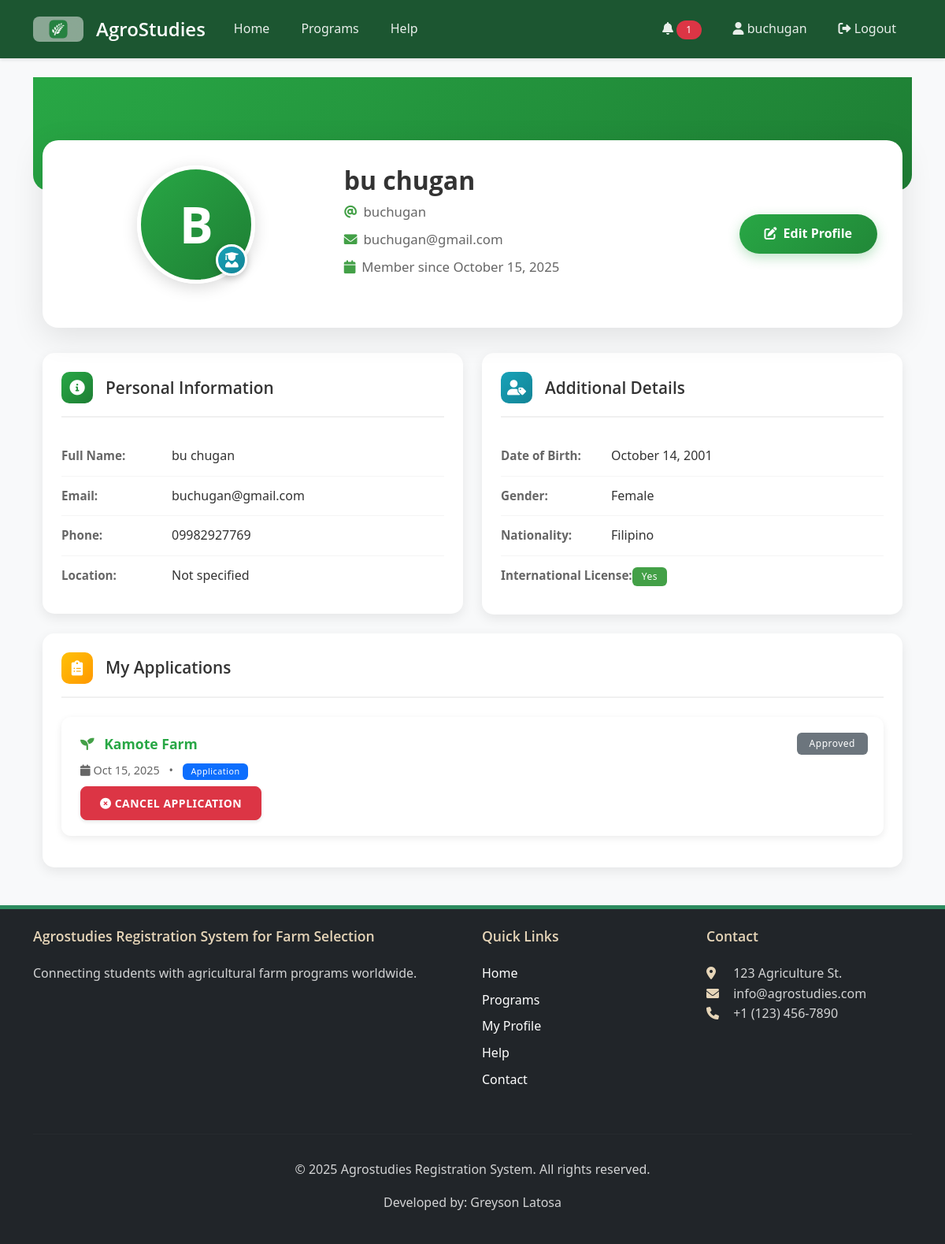
/profile/ (signed in), run on an earlier commit of the app's database.
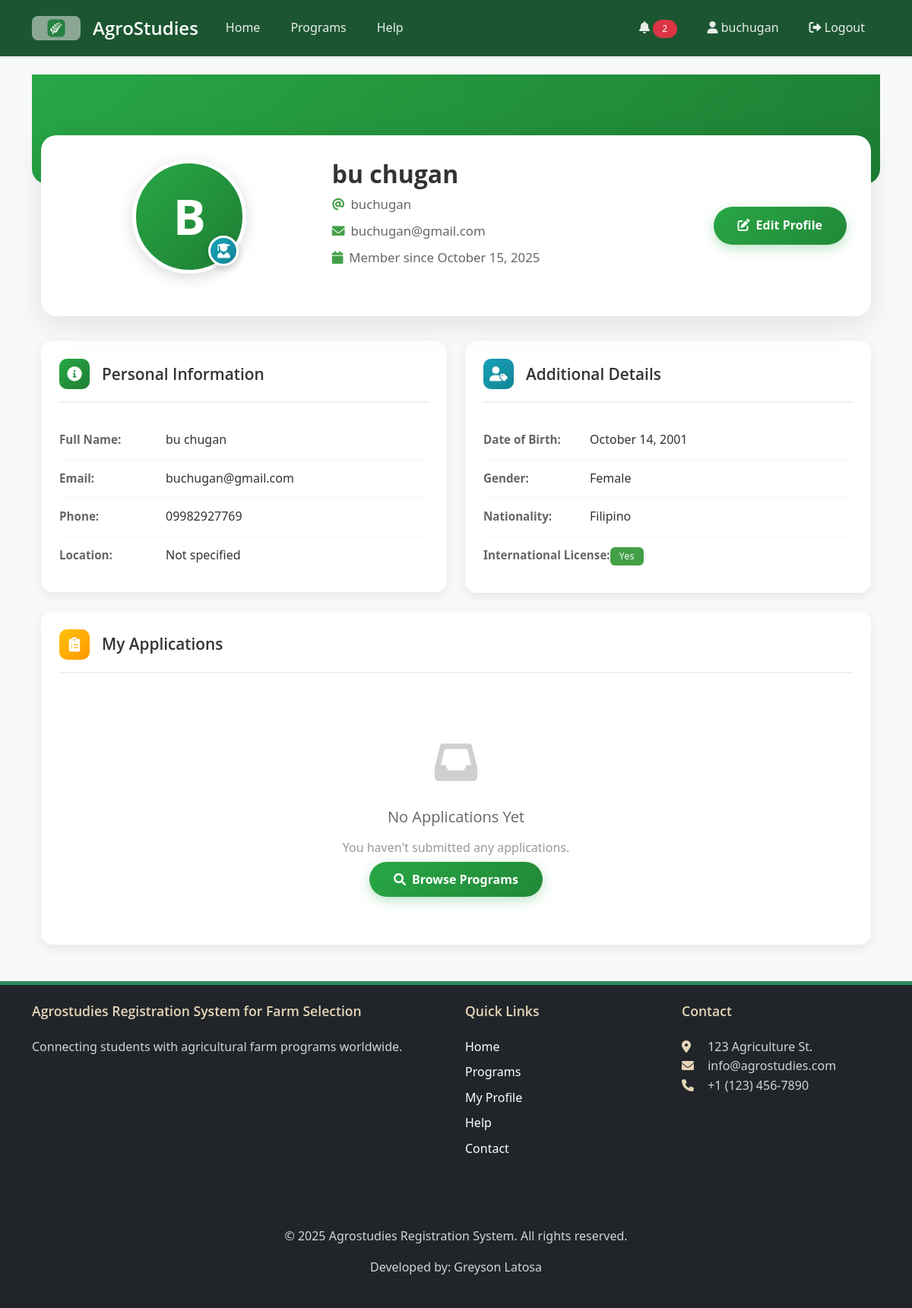
And on a later commit of the database.
### core/models.py (models this page shows, shortened)
class Candidate(models.Model):
    DRAFT = 'Draft'
    NEW = 'New'
    APPROVED = 'Approved'
    REJECTED = 'Rejected'
    STATUS_CHOICES = [
        (DRAFT, 'Draft'),
        (NEW, 'New'),
        (APPROVED, 'Approved'),
        (REJECTED, 'Rejected'),
    ]
    passport_number = models.CharField(max_length=20)
    first_name = models.CharField(max_length=100)
    last_name = models.CharField(max_length=100)
    email = models.EmailField(blank=True, null=True)
    date_of_birth = models.DateField()
    country_of_birth = models.CharField(max_length=100)
    nationality = models.CharField(max_length=100)
    religion = models.CharField(max_length=100, blank=True, null=True)
    father_name = models.CharField(max_length=100, blank=True, null=True)
    mother_name = models.CharField(max_length=100, blank=True, null=True)
    passport_issue_date = models.DateField()
    passport_expiry_date = models.DateField()
    GENDER_CHOICES = [
        ('Male', 'Male'),
        ('Female', 'Female'),
        ('Other', 'Other'),
    ]
    gender = models.CharField(max_length=10, choices=GENDER_CHOICES)
    shoes_size = models.CharField(max_length=10, blank=True, null=True)
    shirt_size = models.CharField(max_length=10, blank=True, null=True)
    university = models.ForeignKey(University, on_delete=models.CASCADE)
    year_graduated = models.IntegerField(blank=True, null=True)
    specialization = models.CharField(max_length=100)
    secondary_specialization = models.CharField(max_length=100, blank=True, null=True)
    SMOKING_CHOICES = [
        ('Never', 'Never'),
        ('Sometimes', 'Sometimes'),
        ('Often', 'Often'),
    ]
    smokes = models.CharField(max_length=10, choices=SMOKING_CHOICES, default='Never')
    program = models.ForeignKey(AgricultureProgram, on_delete=models.SET_NULL, null=True, blank=True, related_name='candidates')
    status = models.CharField(max_length=20, choices=STATUS_CHOICES, default=DRAFT)
    created_at = models.DateTimeField(auto_now_add=True)
    updated_at = models.DateTimeField(auto_now=True)
    passport_scan = models.FileField(upload_to='passports/', blank=True, null=True)
    tor = models.FileField(upload_to='documents/tor/', blank=True, null=True)
    nc2_tesda = models.FileField(upload_to='documents/tesda/', blank=True, null=True)
    diploma = models.FileField(upload_to='documents/diploma/', blank=True, null=True)
    good_moral = models.FileField(upload_to='documents/moral/', blank=True, null=True)
    nbi_clearance = models.FileField(upload_to='documents/nbi/', blank=True, null=True)
    created_by = models.ForeignKey(User, on_delete=models.CASCADE, related_name='created_candidates')
    class Meta:
        unique_together = ('passport_number', 'university')

class AgricultureProgram(models.Model):
    title = models.CharField(max_length=200)
    description = models.TextField()
    start_date = models.DateField()
    country = models.CharField(max_length=100, help_text='Country where the program is located')
    location = models.CharField(max_length=100, help_text='Specific location within the country')
    capacity = models.PositiveIntegerField()
    registration_deadline = models.DateTimeField(blank=True, null=True,
        help_text='Deadline for program registration. If not set, registration will be open until start date.')
    image = models.ImageField(upload_to='program_images/', blank=True, null=True, help_text='Program/Farm image')
    is_featured = models.BooleanField(default=False, help_text='Display on landing page as featured program')
    created_at = models.DateTimeField(auto_now_add=True)
    updated_at = models.DateTimeField(auto_now=True)
    GENDER_REQUIREMENT_CHOICES = [
        ('Any', 'Any'),
        ('Male', 'Male Only'),
        ('Female', 'Female Only'),
    ]
    required_gender = models.CharField(max_length=10, choices=GENDER_REQUIREMENT_CHOICES, default='Any')
    requires_license = models.BooleanField(default=False, verbose_name="Requires International Driver's License")
    class Meta:
        ordering = ['-is_featured', '-created_at']

### core/views.py (the view)
# urls.py: path('profile/', views.profile, name='profile'),
@login_required
def profile(request):
    form_with_errors = False
    if request.method == 'POST':
        u_form = UserUpdateForm(request.POST, instance=request.user)
        p_form = ProfileUpdateForm(request.POST, request.FILES, instance=request.user.profile)
        if u_form.is_valid() and p_form.is_valid():
            if 'delete_image' in request.POST and request.user.profile.profile_image:
                old_image = request.user.profile.profile_image.path
                request.user.profile.profile_image = None
                if os.path.exists(old_image):
                    os.remove(old_image)
            u_form.save()
            p_form.save()
            messages.success(request, 'Your profile has been updated!')
            try:
                candidate_qs = Candidate.objects.filter(Q(created_by=request.user) | Q(email=request.user.email))
                if candidate_qs.exists():
                    candidate_qs.update(
                        first_name=request.user.first_name,
                        last_name=request.user.last_name,
                        email=request.user.email,
                        father_name=request.user.profile.father_name,
                        mother_name=request.user.profile.mother_name,
                        date_of_birth=request.user.profile.date_of_birth,
                        gender=request.user.profile.gender,
                        country_of_birth=request.user.profile.country_of_birth,
                        nationality=request.user.profile.nationality,
                        religion=request.user.profile.religion,
                    )
            except Exception as e:
                logger.exception(f"Failed to sync candidate data for user {request.user.id}: {e}")
                pass
            Notification.add_notification(
                request.user,
                "Your profile has been successfully updated.",
                Notification.SUCCESS
            )
            return redirect('profile')
        else:
            form_with_errors = True
    else:
        u_form = UserUpdateForm(instance=request.user)
        p_form = ProfileUpdateForm(instance=request.user.profile)
    registrations = Registration.objects.filter(user=request.user).order_by('-registration_date')
    candidate_apps = Candidate.objects.filter(Q(created_by=request.user) | Q(email=request.user.email)).order_by('-created_at')
    context = {
        'u_form': u_form,
        'p_form': p_form,
        'registrations': registrations,
        'candidate_apps': candidate_apps,
        'form_with_errors': form_with_errors
    }
    return render(request, 'profile.html', context)

### core/context_processors.py (called while the page is built)
def notification_count(request):
    if request.user.is_authenticated:
        unread_count = Notification.objects.filter(user=request.user, read=False).count()
        return {
            'unread_notifications_count': unread_count
        }
    return {
        'unread_notifications_count': 0
    }

### templates/profile.html (shortened to what the changed rows need)
{% extends 'base.html' %}
{% block content %}
<div class="container">
    <div class="profile-card-main">
        <div class="row">
            <div class="col-md-5">
                <h1 class="profile-name">{{ user.first_name }} {{ user.last_name }}</h1>
            </div>
        </div>
    </div>
    {% if not user.is_staff %}
    <div class="info-card">
        {% if registrations or candidate_apps %}
            {% for cand in candidate_apps %}
            <div class="application-card">
                <div class="d-flex justify-content-between align-items-start">
                    <div class="flex-grow-1">
                        <div class="application-program">
                            <i class="fas fa-seedling text-success me-2"></i>
                            {% if cand.program %}
                                <a href="{% url 'program_detail' cand.program.id %}">{{ cand.program.title }}</a>
                            {% else %}
                                <em>Unassigned program</em>
                            {% endif %}
                        </div>
                        <div class="application-meta">
                            <i class="fas fa-calendar me-1"></i>{{ cand.created_at|date:"M d, Y" }}
                            <span class="mx-2">•</span>
                            <span class="badge bg-primary">Application</span>
                            <div class="mt-2">
                                <a href="{% url 'cancel_application' cand.id %}" class="btn btn-danger btn-sm">
                                    <i class="fas fa-times-circle"></i> Cancel Application
                                </a>
                            </div>
                        </div>
                    </div>
                    <div>
                        <span class="badge bg-secondary px-3 py-2">{{ cand.status }}</span>
                    </div>
                </div>
            </div>
            {% endfor %}
        {% else %}
            <div class="empty-state">
                <div class="empty-icon">
                    <i class="fas fa-inbox"></i>
                </div>
                <h5>No Applications Yet</h5>
                <p>You haven't submitted any applications.</p>
                <a href="{% url 'program_list' %}" class="btn-edit-profile mt-3">
                    <i class="fas fa-search me-2"></i>Browse Programs
                </a>
            </div>
        {% endif %}
    </div>
    {% endif %}
</div>
{% endblock %}

### templates/base.html (shortened to what the changed rows need)
{% load static %}
<!DOCTYPE html>
<html lang="en">
<head>
    <link href="https://cdn.jsdelivr.net/npm/bootstrap@5.3.0/dist/css/bootstrap.min.css" rel="stylesheet">
    <link rel="stylesheet" href="https://cdnjs.cloudflare.com/ajax/libs/font-awesome/6.0.0/css/all.min.css">
    <link rel="stylesheet" href="{% static 'css/theme.css' %}">
    <link rel="stylesheet" href="{% static 'css/main.css' %}">
    <link rel="stylesheet" href="{% static 'css/modal-animations.css' %}">
</head>
<body>
    <nav class="navbar navbar-expand-lg navbar-dark bg-dark">
        <div class="container">
            <div class="collapse navbar-collapse" id="navbarNav">
                <ul class="navbar-nav ms-auto">
                    {% if user.is_authenticated %}
                        <li class="nav-item dropdown">
                            <a class="nav-link" href="#" id="notificationDropdown" role="button" data-bs-toggle="dropdown" aria-expanded="false">
                                <i class="fas fa-bell"></i>
                                {% if unread_notifications_count > 0 %}
                                    <span class="badge rounded-pill bg-danger">{{ unread_notifications_count }}</span>
                                {% endif %}
                            </a>
                        </li>
                    {% endif %}
                </ul>
            </div>
        </div>
    </nav>
    <main class="container my-4">
        {% block content %}{% endblock %}
    </main>
</body>
</html>

What changed in the data, as far as the page shows it:
removed Candidate: program "Kamote Farm", created_at "Oct 15, 2025", status "Approved"
Also different on the page:
{{ unread_notifications_count }}: "1" → "2"
text now shown: "No Applications Yet You haven't submitted any applications. Browse Programs"
